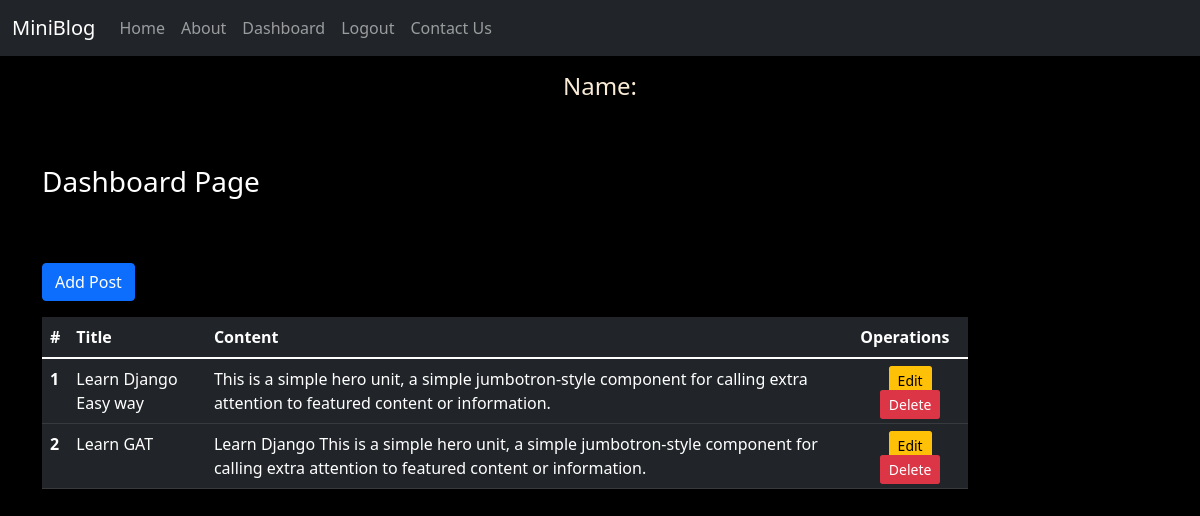
The page /dashboard/ (signed in) on the database its author committed.
### blog/models.py (models this page shows)
class Post(models.Model):
 title = models.CharField(max_length=150)
 desc = models.TextField()

### blog/views.py (the view)
# urls.py: path('dashboard/',views.dashboard,name='dashboard'),
def dashboard(request):
  if request.user.is_authenticated:
    post = Post.objects.all()
    user = request.user
    fname=user.get_full_name()
    gps = user.groups.all()
    return render(request,'blog/dashboard.html',{'posts':post,'full_name':fname,'groups':gps})
  else:
    return HttpResponseRedirect('/login/')

### blog/templates/blog/dashboard.html (shortened to what this page needs)
{% extends 'blog/base.html' %}
{% load static %}
{% block side %}
<div class="text-center my-3">
  <h4 class='d-inline'>Name: </h4>{{full_name}} <div></div>
</div>
{% endblock side %}
{% block content %}
 <div class="col-sm-10">
  <h3 class='text-white my-5'>
   Dashboard Page
  </h3>
  <a href={% url 'addpost' %} class="btn btn-primary my-3">Add Post</a>
  <table class="table table-dark">
   <thead>
     <tr>
       <th scope="col">#</th>
       <th scope="col">Title</th>
       <th scope="col">Content</th>
       <th scope="col">Operations</th>
     </tr>
   </thead>
   <tbody>
      {% for p in posts %}
      <tr>
      <th scope="row"> {{p.id}} </th>
       <td>{{p.title}}</td>
       <td>{{p.desc}}</td>
       <td class='text-center'>
        <a href={% url 'updatepost' p.id %} class='btn btn-warning btn-sm d-inline'>Edit</a>
        {% if perms.blog.delete_post %}
        <a href={% url 'deletepost' p.id %} class='btn btn-danger btn-sm d-inline'>Delete</a>
        {% endif %}
       </td>
      </tr>
      {% endfor %}
   </tbody>
 </table>
 </div>
{% endblock content %}

### blog/templates/blog/base.html (shortened to what this page needs)
<!DOCTYPE html>
{% load static %}
<html lang="en">
<head>
 <link rel="stylesheet" href="{% static 'blog/css/bootstrap.css' %}">
 <link rel="stylesheet" href="{% static 'blog/css/style.css' %}">
</head>
<body>
 <div class="container-fluid bg-dark">
  {% include 'blog/navbar.html' %}
 </div>
 <div class="container">
  <div class="row">
   {% block side %}
   {% endblock side %}
   {% block content %}
   {% endblock content %}
  </div>
 </div>
</body>
</html>

### blog/templates/blog/navbar.html (shortened to what this page needs)
<nav class="navbar navbar-expand-lg navbar-dark bg-dark">
 <a class="navbar-brand" href="#">MiniBlog</a>
 <div class="collapse navbar-collapse" id="navbarNav">
   <ul class="navbar-nav">
     <li class="nav-item active">
       <a class="nav-link" href={% url 'home' %}>Home </a>
     </li>
     <li class="nav-item">
       <a class="nav-link" href={% url 'about' %}>About</a>
     </li>
     {% if request.user.is_authenticated %}
     <li class="nav-item">
      <a class="nav-link" href={% url 'dashboard' %}>Dashboard</a>
    </li>
    <li class="nav-item">
     <a class="nav-link" href={% url 'user_logout' %}>Logout</a>
   </li>
     {% endif %}
     <li class="nav-item">
       <a class="nav-link" href={% url 'contact' %} >Contact Us</a>
     </li>
   </ul>
 </div>
</nav>

### blog/static/blog/css/style.css (style rules this page uses)
body { background-color: black; color: antiquewhite; }

### rows shown on the page
Post: id "1", title "Learn Django Easy way", desc "This is a simple hero unit, a simple jumbotron-style component for calling extra attention to featured content or information."
Post: id "2", title "Learn GAT", desc "Learn Django This is a simple hero unit, a simple jumbotron-style component for calling extra attention to featured content or information."
